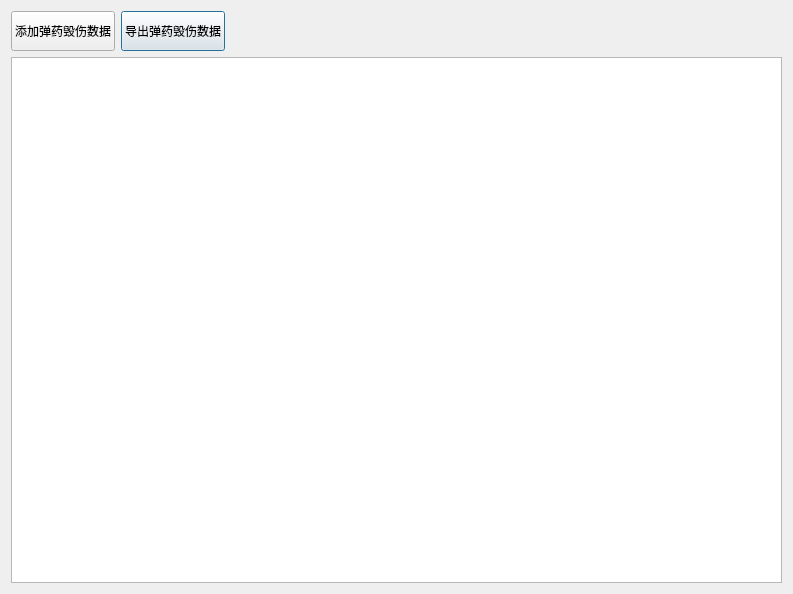
<?xml version="1.0" encoding="UTF-8"?>
<ui version="4.0">
 <class>Frm_AmmunitionManagement</class>
 <widget class="QDialog" name="Frm_AmmunitionManagement">
  <property name="geometry">
   <rect>
    <x>0</x>
    <y>0</y>
    <width>793</width>
    <height>594</height>
   </rect>
  </property>
  <property name="sizePolicy">
   <sizepolicy hsizetype="Expanding" vsizetype="Expanding">
    <horstretch>0</horstretch>
    <verstretch>0</verstretch>
   </sizepolicy>
  </property>
  <layout class="QGridLayout" name="gridLayout_2">
   <item row="1" column="0">
    <widget class="QTableView" name="tb_dan">
     <property name="sizePolicy">
      <sizepolicy hsizetype="Expanding" vsizetype="Expanding">
       <horstretch>1</horstretch>
       <verstretch>1</verstretch>
      </sizepolicy>
     </property>
     <property name="minimumSize">
      <size>
       <width>0</width>
       <height>0</height>
      </size>
     </property>
    </widget>
   </item>
   <item row="0" column="0">
    <layout class="QGridLayout" name="gridLayout">
     <item row="0" column="0">
      <widget class="QPushButton" name="btn_add">
       <property name="minimumSize">
        <size>
         <width>80</width>
         <height>40</height>
        </size>
       </property>
       <property name="text">
        <string>添加弹药毁伤数据</string>
       </property>
       <property name="autoDefault">
        <bool>false</bool>
       </property>
      </widget>
     </item>
     <item row="0" column="1">
      <widget class="QPushButton" name="btn_export">
       <property name="sizePolicy">
        <sizepolicy hsizetype="Fixed" vsizetype="Fixed">
         <horstretch>0</horstretch>
         <verstretch>0</verstretch>
        </sizepolicy>
       </property>
       <property name="minimumSize">
        <size>
         <width>80</width>
         <height>40</height>
        </size>
       </property>
       <property name="text">
        <string>导出弹药毁伤数据</string>
       </property>
      </widget>
     </item>
     <item row="0" column="2">
      <spacer name="horizontalSpacer">
       <property name="orientation">
        <enum>Qt::Horizontal</enum>
       </property>
       <property name="sizeHint" stdset="0">
        <size>
         <width>397</width>
         <height>20</height>
        </size>
       </property>
      </spacer>
     </item>
    </layout>
   </item>
  </layout>
 </widget>
 <resources/>
 <connections/>
</ui>
